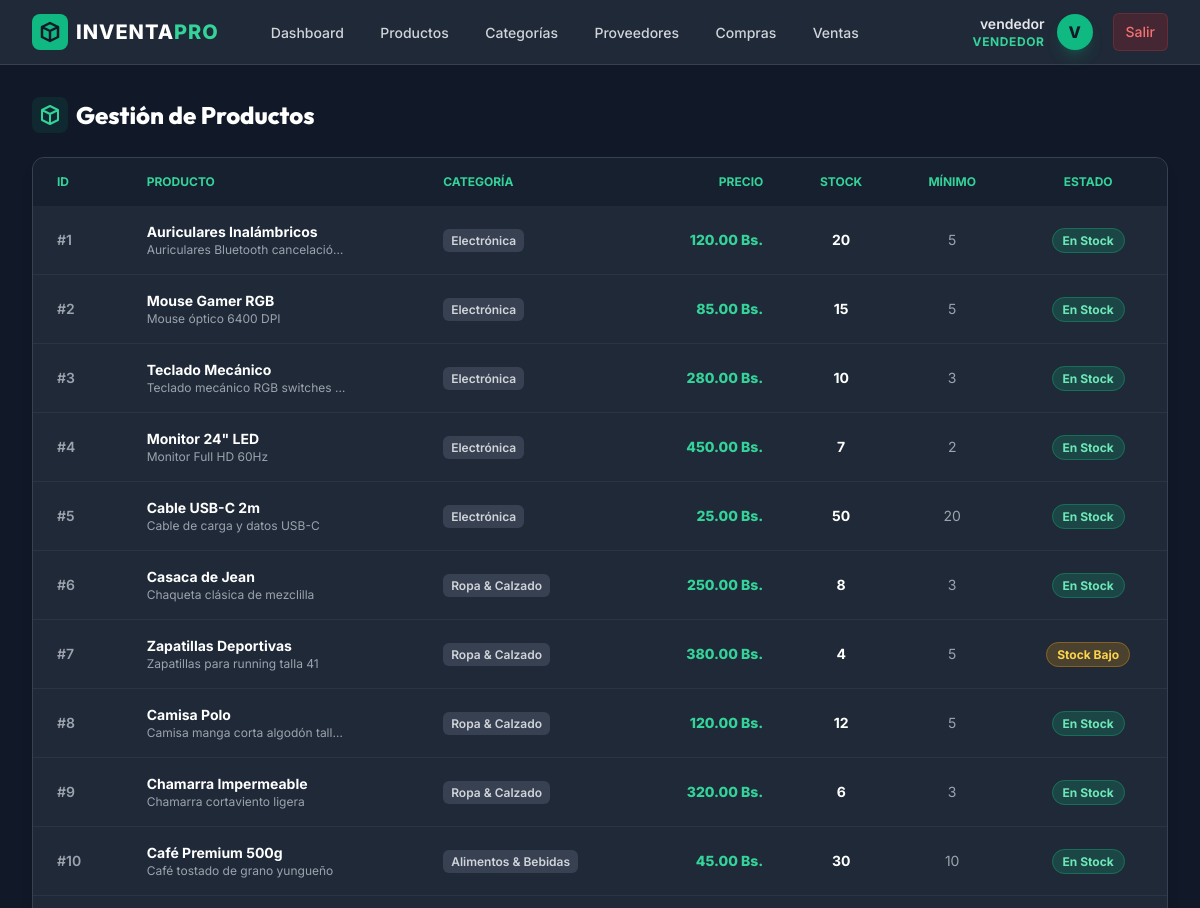
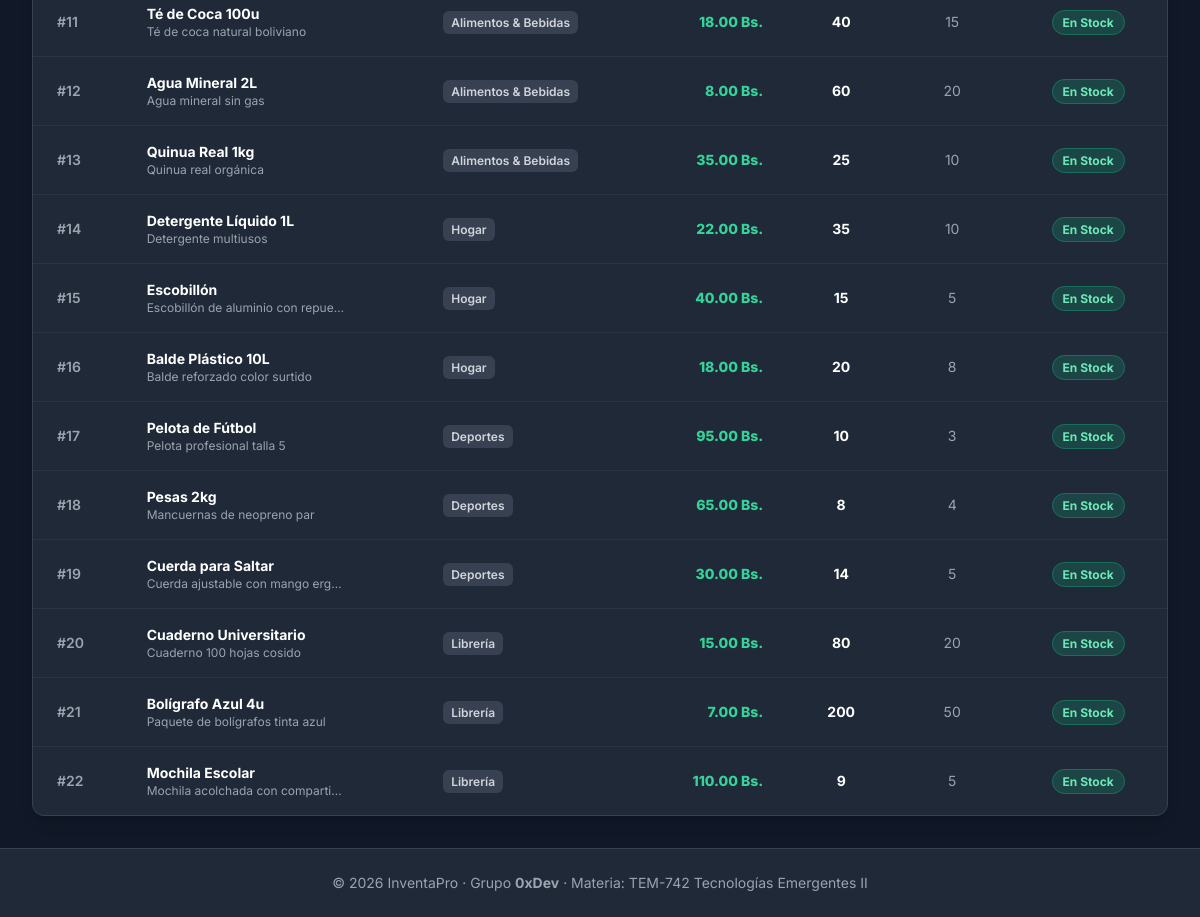
The app's page /productos/ (signed in) with its own data (2 pictures, top to bottom).
### apps/models.py (models this page shows, shortened)
class User(db.Model, UserMixin):
    __tablename__ = "users"
    id = db.Column(db.Integer, primary_key=True)
    username = db.Column(db.String(100), unique=True, nullable=False)
    email = db.Column(db.String(150), unique=True, nullable=False)
    password = db.Column(db.String(255), nullable=False)
    role = db.Column(db.String(20), default="vendedor")  # admin | almacenero | vendedor
    is_active_user = db.Column(db.Boolean, default=True)

### apps/Productos/models.py (models this page shows, shortened)
class Producto(db.Model):
    __tablename__ = "productos"
    id = db.Column(db.Integer, primary_key=True)
    nombre = db.Column(db.String(150), nullable=False)
    descripcion = db.Column(db.String(255))
    precio = db.Column(db.Float, nullable=False)
    stock = db.Column(db.Integer, nullable=False, default=0)
    stock_minimo = db.Column(db.Integer, default=5)
    categoria_id = db.Column(db.Integer, db.ForeignKey("categorias.id"), nullable=False)
    categoria = db.relationship("Categoria", back_populates="productos")
    compra_items = db.relationship("CompraItem", back_populates="producto")
    venta_items = db.relationship("VentaItem", back_populates="producto")

### apps/Categorias/models.py (models this page shows, shortened)
class Categoria(db.Model):
    __tablename__ = "categorias"
    id = db.Column(db.Integer, primary_key=True)
    nombre = db.Column(db.String(100), nullable=False, unique=True)
    descripcion = db.Column(db.String(255))
    productos = db.relationship(
        "Producto", back_populates="categoria", cascade="all, delete-orphan"
    )

### apps/Productos/routes.py (the view)
@bp_productos.route("/")
@login_required
def listar():
    items = Producto.query.all()
    return render_template("productos/listar.html", items=items)

### apps/Productos/templates/productos/listar.html (shortened to what this page needs)
{% extends "base.html" %}
{% block content %}
<div class="space-y-6">
    <div class="flex justify-between items-center">
        <h2 class="text-2xl font-extrabold text-white flex items-center gap-2">
            <span class="p-1.5 bg-brand-500/10 text-brand-400 rounded-lg">
                <svg class="w-6 h-6" fill="none" stroke="currentColor" viewBox="0 0 24 24"><path stroke-linecap="round" stroke-linejoin="round" stroke-width="2" d="M20 7l-8-4-8 4m16 0l-8 4m8-4v10l-8 4m0-10L4 7m8 4v10M4 7v10l8 4"></path></svg>
            </span>
            Gestión de Productos
        </h2>
    </div>
    <div class="bg-gray-800 rounded-xl border border-gray-700 overflow-hidden shadow-lg">
        <table class="w-full text-sm text-gray-300">
            <thead class="bg-gray-900/50 text-brand-400 uppercase text-xs">
                <tr>
                    <th class="px-6 py-4 text-left font-bold">ID</th>
                    <th class="px-6 py-4 text-left font-bold">Producto</th>
                    <th class="px-6 py-4 text-left font-bold">Categoría</th>
                    <th class="px-6 py-4 text-right font-bold">Precio</th>
                    <th class="px-6 py-4 text-center font-bold">Stock</th>
                    <th class="px-6 py-4 text-center font-bold">Mínimo</th>
                    <th class="px-6 py-4 text-center font-bold">Estado</th>
                </tr>
            </thead>
            <tbody class="divide-y divide-gray-700/50">
                {% for item in items %}
                <tr class="hover:bg-gray-750/30 transition">
                    <td class="px-6 py-4 whitespace-nowrap text-gray-400 font-semibold">#{{ item.id }}</td>
                    <td class="px-6 py-4 whitespace-nowrap">
                        <div class="font-bold text-white">{{ item.nombre }}</div>
                        <div class="text-xs text-gray-400 max-w-[200px] truncate">{{ item.descripcion or 'Sin descripción' }}</div>
                    </td>
                    <td class="px-6 py-4 whitespace-nowrap">
                        <span class="px-2 py-1 text-xs font-semibold rounded-md bg-gray-700 text-gray-350">
                            {{ item.categoria.nombre }}
                        </span>
                    </td>
                    <td class="px-6 py-4 whitespace-nowrap text-right font-extrabold text-emerald-400">
                        {{ "%.2f"|format(item.precio) }} Bs.
                    </td>
                    <td class="px-6 py-4 whitespace-nowrap text-center font-bold text-white">{{ item.stock }}</td>
                    <td class="px-6 py-4 whitespace-nowrap text-center text-gray-400">{{ item.stock_minimo }}</td>
                    <td class="px-6 py-4 whitespace-nowrap text-center">
                        {% if item.stock <= 0 %}
                            <span class="px-2.5 py-1 text-xs font-bold rounded-full bg-red-500/20 text-red-400 border border-red-500/35">
                                Agotado
                            </span>
                        {% elif item.stock <= item.stock_minimo %}
                            <span class="px-2.5 py-1 text-xs font-bold rounded-full bg-amber-500/20 text-amber-300 border border-amber-500/35">
                                Stock Bajo
                            </span>
                        {% else %}
                            <span class="px-2.5 py-1 text-xs font-bold rounded-full bg-emerald-500/20 text-emerald-300 border border-emerald-500/35">
                                En Stock
                            </span>
                        {% endif %}
                    </td>
                </tr>
                {% endfor %}
            </tbody>
        </table>
    </div>
</div>
{% endblock %}

### apps/templates/base.html (shortened to what this page needs)
<!DOCTYPE html>
<html lang="es" class="h-full bg-gray-900 text-gray-100">
<head>
    <script src="https://cdn.tailwindcss.com"></script>
</head>
<body class="h-full flex flex-col justify-between">
    <div>
        <nav class="bg-gray-800 border-b border-gray-700">
            <div class="max-w-7xl mx-auto px-4 sm:px-6 lg:px-8">
                <div class="flex items-center justify-between h-16">
                    <div class="flex items-center">
                        <a href="{{ url_for('bp_core.index') }}" class="flex items-center gap-2 text-white font-extrabold text-xl tracking-wider">
                            <span class="bg-brand-500 text-gray-900 rounded-lg p-1.5 flex items-center justify-center">
                                <svg class="w-6 h-6" fill="none" stroke="currentColor" viewBox="0 0 24 24" xmlns="http://www.w3.org/2000/svg">
                                    <path stroke-linecap="round" stroke-linejoin="round" stroke-width="2.5" d="M20 7l-8-4-8 4m16 0l-8 4m8-4v10l-8 4m0-10L4 7m8 4v10M4 7v10l8 4"></path>
                                </svg>
                            </span>
                            <span>INVENTA<span class="text-brand-400">PRO</span></span>
                        </a>
                        {% if current_user.is_authenticated %}
                        <div class="hidden md:block ml-10 flex items-baseline space-x-2">
                            <a href="{{ url_for('bp_core.index') }}" class="text-gray-300 hover:bg-gray-700 hover:text-white px-3 py-2 rounded-md text-sm font-medium transition duration-200">Dashboard</a>
                            <a href="{{ url_for('bp_productos.listar') }}" class="text-gray-300 hover:bg-gray-700 hover:text-white px-3 py-2 rounded-md text-sm font-medium transition duration-200">Productos</a>
                            <a href="{{ url_for('bp_categorias.listar') }}" class="text-gray-300 hover:bg-gray-700 hover:text-white px-3 py-2 rounded-md text-sm font-medium transition duration-200">Categorías</a>
                            <a href="{{ url_for('bp_proveedores.listar') }}" class="text-gray-300 hover:bg-gray-700 hover:text-white px-3 py-2 rounded-md text-sm font-medium transition duration-200">Proveedores</a>
                            <a href="{{ url_for('bp_compras.listar') }}" class="text-gray-300 hover:bg-gray-700 hover:text-white px-3 py-2 rounded-md text-sm font-medium transition duration-200">Compras</a>
                            <a href="{{ url_for('bp_ventas.listar') }}" class="text-gray-300 hover:bg-gray-700 hover:text-white px-3 py-2 rounded-md text-sm font-medium transition duration-200">Ventas</a>
                        </div>
                        {% endif %}
                    </div>
                    <div class="flex items-center gap-4">
                        {% if current_user.is_authenticated %}
                        <div class="flex items-center gap-3">
                            <div class="text-right hidden sm:block">
                                <p class="text-sm font-semibold text-gray-200">{{ current_user.username }}</p>
                                <p class="text-xs text-brand-400 uppercase tracking-wider font-bold">{{ current_user.role }}</p>
                            </div>
                            <span class="h-9 w-9 rounded-full bg-brand-500 text-gray-900 font-extrabold flex items-center justify-center uppercase shadow-lg shadow-brand-500/20">
                                {{ current_user.username[0] }}
                            </span>
                            <a href="{{ url_for('auth.logout') }}" class="ml-2 bg-red-600/20 hover:bg-red-600 text-red-400 hover:text-white px-3 py-2 rounded-md text-sm font-medium border border-red-500/20 transition duration-200">
                                Salir
                            </a>
                        </div>
                        {% endif %}
                    </div>
                </div>
            </div>
        </nav>
        <main class="max-w-7xl mx-auto px-4 sm:px-6 lg:px-8 py-8">
            {% block content %}{% endblock %}
        </main>
    </div>
    <footer class="bg-gray-800 border-t border-gray-700 py-6 text-center text-sm text-gray-400">
        <div class="max-w-7xl mx-auto px-4">
            <p>&copy; 2026 InventaPro &middot; Grupo <strong>0xDev</strong> &middot; Materia: TEM-742 Tecnologías Emergentes II</p>
        </div>
    </footer>
</body>
</html>

### apps/templates/base.html (style rules this page uses)
body { font-family: 'Inter', sans-serif; }
h1, h2, h3, h4, h5, h6 { font-family: 'Outfit', sans-serif; }

### records on screen
User: username "vendedor", role "VENDEDOR", username "V"
Producto: id "1", nombre "Auriculares Inalámbricos", descripcion "Auriculares Bluetooth cancelació…", categoria.nombre "Electrónica", precio "120.00", stock "20", stock_minimo "5", shows "En Stock"
Producto: id "2", nombre "Mouse Gamer RGB", descripcion "Mouse óptico 6400 DPI", categoria.nombre "Electrónica", precio "85.00", stock "15", stock_minimo "5", shows "En Stock"
Producto: id "3", nombre "Teclado Mecánico", descripcion "Teclado mecánico RGB switches…", categoria.nombre "Electrónica", precio "280.00", stock "10", stock_minimo "3", shows "En Stock"
Producto: id "4", nombre "Monitor 24\" LED", descripcion "Monitor Full HD 60Hz", categoria.nombre "Electrónica", precio "450.00", stock "7", stock_minimo "2", shows "En Stock"
Producto: id "5", nombre "Cable USB-C 2m", descripcion "Cable de carga y datos USB-C", categoria.nombre "Electrónica", precio "25.00", stock "50", stock_minimo "20", shows "En Stock"
Producto: id "6", nombre "Casaca de Jean", descripcion "Chaqueta clásica de mezclilla", categoria.nombre "Ropa & Calzado", precio "250.00", stock "8", stock_minimo "3", shows "En Stock"
Producto: id "7", nombre "Zapatillas Deportivas", descripcion "Zapatillas para running talla 41", categoria.nombre "Ropa & Calzado", precio "380.00", stock "4", stock_minimo "5", shows "Stock Bajo"
Producto: id "8", nombre "Camisa Polo", descripcion "Camisa manga corta algodón tall…", categoria.nombre "Ropa & Calzado", precio "120.00", stock "12", stock_minimo "5", shows "En Stock"
Producto: id "9", nombre "Chamarra Impermeable", descripcion "Chamarra cortaviento ligera", categoria.nombre "Ropa & Calzado", precio "320.00", stock "6", stock_minimo "3", shows "En Stock"
Producto: id "10", nombre "Café Premium 500g", descripcion "Café tostado de grano yungueño", categoria.nombre "Alimentos & Bebidas", precio "45.00", stock "30", stock_minimo "10", shows "En Stock"
Producto: id "11", nombre "Té de Coca 100u", descripcion "Té de coca natural boliviano", categoria.nombre "Alimentos & Bebidas", precio "18.00", stock "40", stock_minimo "15", shows "En Stock"
Producto: id "12", nombre "Agua Mineral 2L", descripcion "Agua mineral sin gas", categoria.nombre "Alimentos & Bebidas", precio "8.00", stock "60", stock_minimo "20", shows "En Stock"
Producto: id "13", nombre "Quinua Real 1kg", descripcion "Quinua real orgánica", categoria.nombre "Alimentos & Bebidas", precio "35.00", stock "25", stock_minimo "10", shows "En Stock"
Producto: id "14", nombre "Detergente Líquido 1L", descripcion "Detergente multiusos", categoria.nombre "Hogar", precio "22.00", stock "35", stock_minimo "10", shows "En Stock"
Producto: id "15", nombre "Escobillón", descripcion "Escobillón de aluminio con repue…", categoria.nombre "Hogar", precio "40.00", stock "15", stock_minimo "5", shows "En Stock"
Producto: id "16", nombre "Balde Plástico 10L", descripcion "Balde reforzado color surtido", categoria.nombre "Hogar", precio "18.00", stock "20", stock_minimo "8", shows "En Stock"
Producto: id "17", nombre "Pelota de Fútbol", descripcion "Pelota profesional talla 5", categoria.nombre "Deportes", precio "95.00", stock "10", stock_minimo "3", shows "En Stock"
Producto: id "18", nombre "Pesas 2kg", descripcion "Mancuernas de neopreno par", categoria.nombre "Deportes", precio "65.00", stock "8", stock_minimo "4", shows "En Stock"
Producto: id "19", nombre "Cuerda para Saltar", descripcion "Cuerda ajustable con mango erg…", categoria.nombre "Deportes", precio "30.00", stock "14", stock_minimo "5", shows "En Stock"
Producto: id "20", nombre "Cuaderno Universitario", descripcion "Cuaderno 100 hojas cosido", categoria.nombre "Librería", precio "15.00", stock "80", stock_minimo "20", shows "En Stock"
Producto: id "21", nombre "Bolígrafo Azul 4u", descripcion "Paquete de bolígrafos tinta azul", categoria.nombre "Librería", precio "7.00", stock "200", stock_minimo "50", shows "En Stock"
Producto: id "22", nombre "Mochila Escolar", descripcion "Mochila acolchada con comparti…", categoria.nombre "Librería", precio "110.00", stock "9", stock_minimo "5", shows "En Stock"
